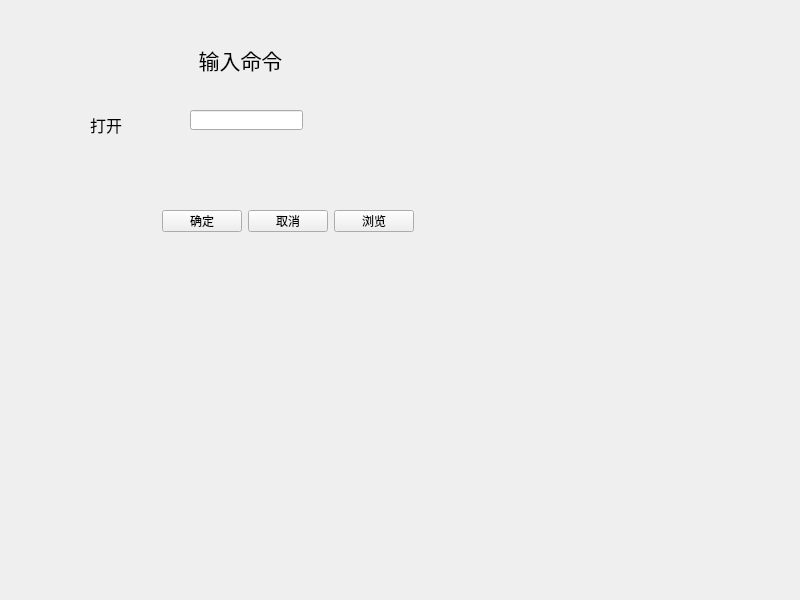
<?xml version="1.0" encoding="UTF-8"?>
<ui version="4.0">
 <class>Widget</class>
 <widget class="QWidget" name="Widget">
  <property name="geometry">
   <rect>
    <x>0</x>
    <y>0</y>
    <width>800</width>
    <height>600</height>
   </rect>
  </property>
  <property name="windowTitle">
   <string>Widget</string>
  </property>
  <widget class="QLabel" name="label">
   <property name="geometry">
    <rect>
     <x>190</x>
     <y>40</y>
     <width>101</width>
     <height>41</height>
    </rect>
   </property>
   <property name="font">
    <font>
     <family>隶书</family>
    </font>
   </property>
   <property name="text">
    <string>&lt;html&gt;&lt;head/&gt;&lt;body&gt;&lt;p align=&quot;center&quot;&gt;&lt;span style=&quot; font-size:16pt;&quot;&gt;输入命令&lt;/span&gt;&lt;/p&gt;&lt;/body&gt;&lt;/html&gt;</string>
   </property>
  </widget>
  <widget class="QLabel" name="label_2">
   <property name="geometry">
    <rect>
     <x>90</x>
     <y>110</y>
     <width>51</width>
     <height>31</height>
    </rect>
   </property>
   <property name="text">
    <string>&lt;html&gt;&lt;head/&gt;&lt;body&gt;&lt;p&gt;&lt;span style=&quot; font-size:12pt;&quot;&gt;打开&lt;/span&gt;&lt;/p&gt;&lt;/body&gt;&lt;/html&gt;</string>
   </property>
  </widget>
  <widget class="QLineEdit" name="cmdLineButton">
   <property name="geometry">
    <rect>
     <x>190</x>
     <y>110</y>
     <width>113</width>
     <height>20</height>
    </rect>
   </property>
  </widget>
  <widget class="QWidget" name="">
   <property name="geometry">
    <rect>
     <x>160</x>
     <y>210</y>
     <width>254</width>
     <height>22</height>
    </rect>
   </property>
   <layout class="QHBoxLayout" name="horizontalLayout">
    <item>
     <spacer name="horizontalSpacer">
      <property name="orientation">
       <enum>Qt::Horizontal</enum>
      </property>
      <property name="sizeHint" stdset="0">
       <size>
        <width>40</width>
        <height>20</height>
       </size>
      </property>
     </spacer>
    </item>
    <item>
     <widget class="QPushButton" name="commitButton">
      <property name="text">
       <string>确定</string>
      </property>
     </widget>
    </item>
    <item>
     <widget class="QPushButton" name="cancelButton">
      <property name="text">
       <string>取消</string>
      </property>
     </widget>
    </item>
    <item>
     <widget class="QPushButton" name="browseButton">
      <property name="text">
       <string>浏览</string>
      </property>
     </widget>
    </item>
   </layout>
  </widget>
 </widget>
 <resources/>
 <connections/>
</ui>
